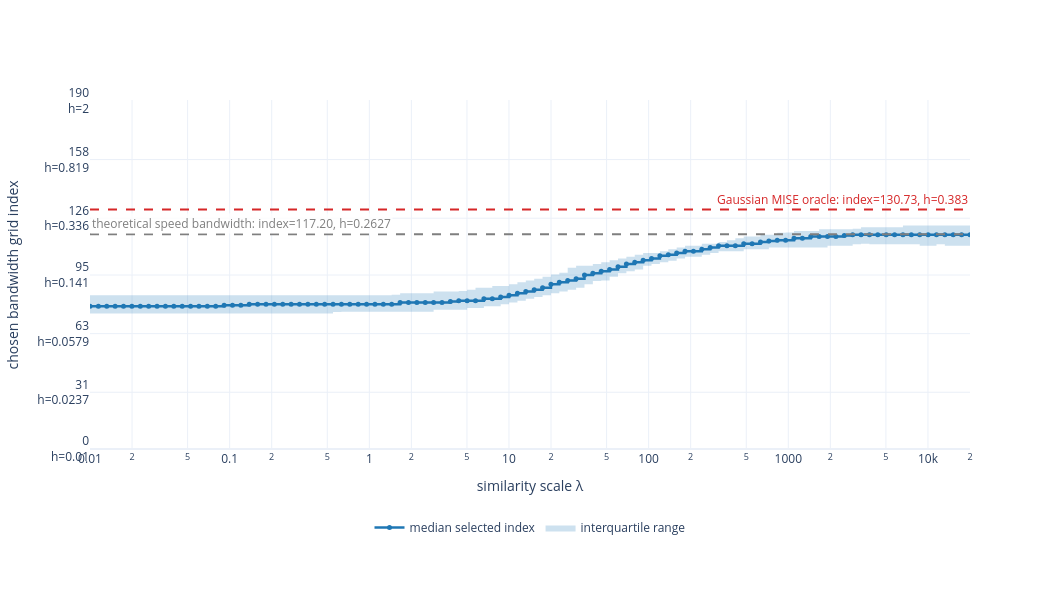

Here is the notebook cell this chart was saved with:
### Code cell
stationary_example_mc_oracle_index = float(
    np.interp(
        np.log(stationary_example_oracle_h),
        stationary_example_log_bandwidth_grid,
        stationary_example_index_grid,
    )
)
stationary_example_mc_oracle_paper_y = (
    stationary_example_mc_oracle_index + 0.5
) / stationary_example_N
stationary_example_mc_h_speed_paper_y = (
    stationary_example_h_speed_index + 0.5
) / stationary_example_N
stationary_example_mc_tick_indices = np.unique(
    np.linspace(
        0, stationary_example_N - 1, 7, dtype=int
    )
)
stationary_example_mc_tick_labels = [
    f"{index}<br>h={stationary_example_grid[index]:.3g}"
    for index in stationary_example_mc_tick_indices
]

stationary_example_mc_figure = go.Figure()
stationary_example_mc_figure.add_trace(
    go.Scatter(
        x=stationary_example_mc_lambda_values,
        y=stationary_example_mc_q25_indices,
        customdata=stationary_example_mc_q25_bandwidths,
        mode="lines",
        line=dict(color="rgba(31,119,180,0)", shape="hv"),
        name="25th percentile",
        showlegend=False,
        hovertemplate=(
            "λ=%{x:.6g}"
            "<br>25th-percentile index=%{y:.3g}"
            "<br>corresponding h=%{customdata:.6g}<extra></extra>"
        ),
    )
)
stationary_example_mc_figure.add_trace(
    go.Scatter(
        x=stationary_example_mc_lambda_values,
        y=stationary_example_mc_q75_indices,
        customdata=stationary_example_mc_q75_bandwidths,
        mode="lines",
        line=dict(color="rgba(31,119,180,0)", shape="hv"),
        fill="tonexty",
        fillcolor="rgba(31,119,180,0.22)",
        name="interquartile range",
        hovertemplate=(
            "λ=%{x:.6g}"
            "<br>75th-percentile index=%{y:.3g}"
            "<br>corresponding h=%{customdata:.6g}<extra></extra>"
        ),
    )
)
stationary_example_mc_figure.add_trace(
    go.Scatter(
        x=stationary_example_mc_lambda_values,
        y=stationary_example_mc_median_indices,
        customdata=stationary_example_mc_median_bandwidths,
        mode="lines+markers",
        line=dict(color="#1f77b4", width=2.5, shape="hv"),
        marker=dict(size=5),
        name="median selected index",
        hovertemplate=(
            "λ=%{x:.6g}"
            "<br>median index=%{y:.3g}"
            "<br>corresponding h=%{customdata:.6g}<extra></extra>"
        ),
    )
)
stationary_example_mc_figure.add_hline(
    y=stationary_example_mc_oracle_index,
    line=dict(color="#d62728", width=2, dash="dash"),
)
stationary_example_mc_figure.add_hline(
    y=stationary_example_h_speed_index,
    line=dict(color="#7f7f7f", width=2, dash="dash"),
)
stationary_example_mc_figure.add_annotation(
    x=1.0,
    y=stationary_example_mc_oracle_paper_y,
    xref="paper",
    yref="paper",
    text=(
        "Gaussian MISE oracle: "
        f"index={stationary_example_mc_oracle_index:.2f}, "
        f"h={stationary_example_oracle_h:.4g}"
    ),
    showarrow=False,
    xanchor="right",
    yanchor="bottom",
    font=dict(color="#d62728"),
)
stationary_example_mc_figure.add_annotation(
    x=0.0,
    y=stationary_example_mc_h_speed_paper_y,
    xref="paper",
    yref="paper",
    text=(
        "theoretical speed bandwidth: "
        f"index={stationary_example_h_speed_index:.2f}, "
        f"h={stationary_example_h_speed:.4g}"
    ),
    showarrow=False,
    xanchor="left",
    yanchor="bottom",
    font=dict(color="#7f7f7f"),
    bgcolor="rgba(255,255,255,0.8)",
)
stationary_example_mc_figure.update_xaxes(
    title_text="similarity scale λ",
    type="log",
    range=[
        stationary_example_mc_log_lambda_min,
        stationary_example_mc_log_lambda_max,
    ],
)
stationary_example_mc_figure.update_yaxes(
    title_text="chosen bandwidth grid index",
    range=[-0.5, stationary_example_N - 0.5],
    tickmode="array",
    tickvals=stationary_example_mc_tick_indices,
    ticktext=stationary_example_mc_tick_labels,
)
stationary_example_mc_figure.update_layout(
    width=1050,
    height=600,
    template="plotly_white",
    legend=dict(
        orientation="h",
        x=0.5,
        xanchor="center",
        y=-0.18,
        yanchor="top",
    ),
    margin=dict(t=100, b=150),
)
stationary_example_mc_figure.show()

### Figure 1 — Plotly figure (JSON) as saved in the notebook; plotly's stock layout.template omitted (floating-point values rounded to 4 significant figures)
{"data": [{"customdata": [0.07874, 0.07874, 0.07874, 0.07874, 0.07874, 0.07874, 0.07874, 0.07874, 0.07874, 0.07874, 0.07874, 0.07874, 0.07874, 0.07874, 0.07874, 0.07874, 0.07874, 0.07874, 0.07874, 0.07874, 0.07874, 0.07874, 0.07874, 0.07874, 0.07874, 0.07874, 0.07874, 0.07874, 0.07874, 0.0804, 0.08097, 0.08097, 0.08097, 0.08097, 0.08097, 0.08097, 0.08097, 0.08097, 0.08097, 0.08097, 0.08097, 0.08326, 0.08326, 0.08326, 0.08326, 0.08561, 0.08561, 0.08803, 0.08803, 0.09052, 0.09308, 0.09571, 0.09842, 0.1012, 0.1041, 0.107, 0.11, 0.1131, 0.1163, 0.123, 0.1292, 0.1301, 0.1375, 0.1454, 0.1495, 0.1538, 0.1626, 0.1672, 0.1719, 0.1755, 0.1818, 0.1869, 0.1869, 0.1922, 0.1976, 0.2032, 0.2032, 0.2032, 0.209, 0.209, 0.209, 0.2149, 0.2149, 0.2149, 0.2149, 0.2149, 0.2149, 0.2149, 0.2209, 0.2209, 0.2209, 0.2256, 0.2272, 0.2256, 0.2256, 0.2256, 0.2256, 0.2256, 0.2256, 0.2209, 0.2209, 0.2256, 0.2209, 0.2209, 0.2209, 0.2209], "hovertemplate": "λ=%{x:.6g}<br>25th-percentile index=%{y:.3g}<br>corresponding h=%{customdata:.6g}<extra></extra>", "line": {"color": "rgba(31,119,180,0)", "shape": "hv"}, "mode": "lines", "name": "25th percentile", "showlegend": false, "type": "scatter", "x": [0.01, 0.01148, 0.01318, 0.01514, 0.01738, 0.01995, 0.02291, 0.02631, 0.0302, 0.03468, 0.03982, 0.04572, 0.05249, 0.06027, 0.0692, 0.07946, 0.09123, 0.1048, 0.1203, 0.1381, 0.1586, 0.1821, 0.209, 0.24, 0.2756, 0.3164, 0.3633, 0.4171, 0.4789, 0.5499, 0.6314, 0.7249, 0.8324, 0.9557, 1.097, 1.26, 1.447, 1.661, 1.907, 2.19, 2.514, 2.887, 3.314, 3.806, 4.369, 5.017, 5.76, 6.614, 7.594, 8.719, 10.01, 11.49, 13.2, 15.15, 17.4, 19.98, 22.94, 26.34, 30.24, 34.72, 39.86, 45.77, 52.55, 60.34, 69.28, 79.55, 91.34, 104.9, 120.4, 138.3, 158.7, 182.3, 209.3, 240.3, 275.9, 316.8, 363.7, 417.6, 479.5, 550.5, 632.1, 725.8, 833.3, 956.8, 1099.0, 1261.0, 1448.0, 1663.0, 1909.0, 2192.0, 2517.0, 2890.0, 3318.0, 3810.0, 4374.0, 5023.0, 5767.0, 6621.0, 7603.0, 8729.0, 10020.0, 11510.0, 13210.0, 15170.0, 17420.0, 20000], "y": [74, 74, 74, 74, 74, 74, 74, 74, 74, 74, 74, 74, 74, 74, 74, 74, 74, 74, 74, 74, 74, 74, 74, 74, 74, 74, 74, 74, 74, 74.75, 75, 75, 75, 75, 75, 75, 75, 75, 75, 75, 75, 76, 76, 76, 76, 77, 77, 78, 78, 79, 80, 81, 82, 83, 84, 85, 86, 87, 88, 90, 91.75, 92, 94, 96, 97, 98, 100, 101, 102, 102.8, 104, 105, 105, 106, 107, 108, 108, 108, 109, 109, 109, 110, 110, 110, 110, 110, 110, 110, 111, 111, 111, 111.8, 112, 111.8, 111.8, 111.8, 111.8, 111.8, 111.8, 111, 111, 111.8, 111, 111, 111, 111]}, {"customdata": [0.1041, 0.1041, 0.1041, 0.1041, 0.1041, 0.1041, 0.1041, 0.1041, 0.1041, 0.1041, 0.1041, 0.1041, 0.1041, 0.1041, 0.1041, 0.1041, 0.1041, 0.1041, 0.1041, 0.1041, 0.1041, 0.1041, 0.1041, 0.1041, 0.1041, 0.1041, 0.1041, 0.1041, 0.1041, 0.1041, 0.1041, 0.1041, 0.1041, 0.1041, 0.1041, 0.1041, 0.1048, 0.107, 0.107, 0.107, 0.107, 0.11, 0.11, 0.11, 0.1108, 0.1131, 0.1163, 0.1163, 0.1196, 0.1196, 0.123, 0.1265, 0.1301, 0.1337, 0.1375, 0.1424, 0.1464, 0.1581, 0.1626, 0.1626, 0.1672, 0.1719, 0.1768, 0.1818, 0.1869, 0.1922, 0.1976, 0.1976, 0.2032, 0.209, 0.2149, 0.2209, 0.2209, 0.2272, 0.2272, 0.2336, 0.2402, 0.247, 0.254, 0.254, 0.2612, 0.2612, 0.2686, 0.2705, 0.2762, 0.2762, 0.2762, 0.284, 0.284, 0.284, 0.284, 0.286, 0.292, 0.292, 0.292, 0.292, 0.292, 0.3003, 0.3003, 0.3003, 0.3003, 0.3003, 0.3003, 0.3003, 0.3003, 0.3003], "fill": "tonexty", "fillcolor": "rgba(31,119,180,0.22)", "hovertemplate": "λ=%{x:.6g}<br>75th-percentile index=%{y:.3g}<br>corresponding h=%{customdata:.6g}<extra></extra>", "line": {"color": "rgba(31,119,180,0)", "shape": "hv"}, "mode": "lines", "name": "interquartile range", "type": "scatter", "x": [0.01, 0.01148, 0.01318, 0.01514, 0.01738, 0.01995, 0.02291, 0.02631, 0.0302, 0.03468, 0.03982, 0.04572, 0.05249, 0.06027, 0.0692, 0.07946, 0.09123, 0.1048, 0.1203, 0.1381, 0.1586, 0.1821, 0.209, 0.24, 0.2756, 0.3164, 0.3633, 0.4171, 0.4789, 0.5499, 0.6314, 0.7249, 0.8324, 0.9557, 1.097, 1.26, 1.447, 1.661, 1.907, 2.19, 2.514, 2.887, 3.314, 3.806, 4.369, 5.017, 5.76, 6.614, 7.594, 8.719, 10.01, 11.49, 13.2, 15.15, 17.4, 19.98, 22.94, 26.34, 30.24, 34.72, 39.86, 45.77, 52.55, 60.34, 69.28, 79.55, 91.34, 104.9, 120.4, 138.3, 158.7, 182.3, 209.3, 240.3, 275.9, 316.8, 363.7, 417.6, 479.5, 550.5, 632.1, 725.8, 833.3, 956.8, 1099.0, 1261.0, 1448.0, 1663.0, 1909.0, 2192.0, 2517.0, 2890.0, 3318.0, 3810.0, 4374.0, 5023.0, 5767.0, 6621.0, 7603.0, 8729.0, 10020.0, 11510.0, 13210.0, 15170.0, 17420.0, 20000], "y": [84, 84, 84, 84, 84, 84, 84, 84, 84, 84, 84, 84, 84, 84, 84, 84, 84, 84, 84, 84, 84, 84, 84, 84, 84, 84, 84, 84, 84, 84, 84, 84, 84, 84, 84, 84, 84.25, 85, 85, 85, 85, 86, 86, 86, 86.25, 87, 88, 88, 89, 89, 90, 91, 92, 93, 94, 95.25, 96.25, 99, 100, 100, 101, 102, 103, 104, 105, 106, 107, 107, 108, 109, 110, 111, 111, 112, 112, 113, 114, 115, 116, 116, 117, 117, 118, 118.2, 119, 119, 119, 120, 120, 120, 120, 120.2, 121, 121, 121, 121, 121, 122, 122, 122, 122, 122, 122, 122, 122, 122]}, {"customdata": [0.08803, 0.08803, 0.08803, 0.08803, 0.08803, 0.08803, 0.08803, 0.08803, 0.08803, 0.08803, 0.08803, 0.08803, 0.08803, 0.08803, 0.08803, 0.08803, 0.08927, 0.08927, 0.08927, 0.09052, 0.09052, 0.09052, 0.09052, 0.09052, 0.09052, 0.09052, 0.09052, 0.09052, 0.09052, 0.09052, 0.09052, 0.09052, 0.09052, 0.09052, 0.09052, 0.09052, 0.09052, 0.09308, 0.09308, 0.09308, 0.09308, 0.09308, 0.09308, 0.09439, 0.09571, 0.09571, 0.09571, 0.09842, 0.09842, 0.1012, 0.1041, 0.107, 0.11, 0.1131, 0.1163, 0.123, 0.1265, 0.1301, 0.1337, 0.1414, 0.1454, 0.1495, 0.1538, 0.1603, 0.1672, 0.1719, 0.1768, 0.1818, 0.1895, 0.1922, 0.1976, 0.2032, 0.2032, 0.209, 0.2149, 0.2209, 0.2209, 0.2209, 0.2272, 0.2272, 0.2336, 0.2369, 0.2402, 0.2402, 0.247, 0.247, 0.254, 0.254, 0.254, 0.254, 0.2576, 0.2612, 0.2612, 0.2612, 0.2612, 0.2612, 0.2612, 0.2612, 0.2612, 0.2612, 0.2612, 0.2612, 0.2612, 0.2612, 0.2612, 0.2612], "hovertemplate": "λ=%{x:.6g}<br>median index=%{y:.3g}<br>corresponding h=%{customdata:.6g}<extra></extra>", "line": {"color": "#1f77b4", "shape": "hv", "width": 2.5}, "marker": {"size": 5}, "mode": "lines+markers", "name": "median selected index", "type": "scatter", "x": [0.01, 0.01148, 0.01318, 0.01514, 0.01738, 0.01995, 0.02291, 0.02631, 0.0302, 0.03468, 0.03982, 0.04572, 0.05249, 0.06027, 0.0692, 0.07946, 0.09123, 0.1048, 0.1203, 0.1381, 0.1586, 0.1821, 0.209, 0.24, 0.2756, 0.3164, 0.3633, 0.4171, 0.4789, 0.5499, 0.6314, 0.7249, 0.8324, 0.9557, 1.097, 1.26, 1.447, 1.661, 1.907, 2.19, 2.514, 2.887, 3.314, 3.806, 4.369, 5.017, 5.76, 6.614, 7.594, 8.719, 10.01, 11.49, 13.2, 15.15, 17.4, 19.98, 22.94, 26.34, 30.24, 34.72, 39.86, 45.77, 52.55, 60.34, 69.28, 79.55, 91.34, 104.9, 120.4, 138.3, 158.7, 182.3, 209.3, 240.3, 275.9, 316.8, 363.7, 417.6, 479.5, 550.5, 632.1, 725.8, 833.3, 956.8, 1099.0, 1261.0, 1448.0, 1663.0, 1909.0, 2192.0, 2517.0, 2890.0, 3318.0, 3810.0, 4374.0, 5023.0, 5767.0, 6621.0, 7603.0, 8729.0, 10020.0, 11510.0, 13210.0, 15170.0, 17420.0, 20000], "y": [78, 78, 78, 78, 78, 78, 78, 78, 78, 78, 78, 78, 78, 78, 78, 78, 78.5, 78.5, 78.5, 79, 79, 79, 79, 79, 79, 79, 79, 79, 79, 79, 79, 79, 79, 79, 79, 79, 79, 80, 80, 80, 80, 80, 80, 80.5, 81, 81, 81, 82, 82, 83, 84, 85, 86, 87, 88, 90, 91, 92, 93, 95, 96, 97, 98, 99.5, 101, 102, 103, 104, 105.5, 106, 107, 108, 108, 109, 110, 111, 111, 111, 112, 112, 113, 113.5, 114, 114, 115, 115, 116, 116, 116, 116, 116.5, 117, 117, 117, 117, 117, 117, 117, 117, 117, 117, 117, 117, 117, 117, 117]}], "layout": {"annotations": [{"font": {"color": "#d62728"}, "showarrow": false, "text": "Gaussian MISE oracle: index=130.73, h=0.383", "x": 1, "xanchor": "right", "xref": "paper", "y": 0.6871, "yanchor": "bottom", "yref": "paper"}, {"bgcolor": "rgba(255,255,255,0.8)", "font": {"color": "#7f7f7f"}, "showarrow": false, "text": "theoretical speed bandwidth: index=117.20, h=0.2627", "x": 0, "xanchor": "left", "xref": "paper", "y": 0.6162, "yanchor": "bottom", "yref": "paper"}], "height": 600, "legend": {"orientation": "h", "x": 0.5, "xanchor": "center", "y": -0.18, "yanchor": "top"}, "margin": {"b": 150, "t": 100}, "shapes": [{"line": {"color": "#d62728", "dash": "dash", "width": 2}, "type": "line", "x0": 0, "x1": 1, "xref": "x domain", "y0": 130.7, "y1": 130.7, "yref": "y"}, {"line": {"color": "#7f7f7f", "dash": "dash", "width": 2}, "type": "line", "x0": 0, "x1": 1, "xref": "x domain", "y0": 117.2, "y1": 117.2, "yref": "y"}], "width": 1050, "xaxis": {"range": [-2, 4.301], "title": {"text": "similarity scale λ"}, "type": "log"}, "yaxis": {"range": [-0.5, 190.5], "tickmode": "array", "ticktext": ["0<br>h=0.01", "31<br>h=0.0237", "63<br>h=0.0579", "95<br>h=0.141", "126<br>h=0.336", "158<br>h=0.819", "190<br>h=2"], "tickvals": [0, 31, 63, 95, 126, 158, 190], "title": {"text": "chosen bandwidth grid index"}}}}
